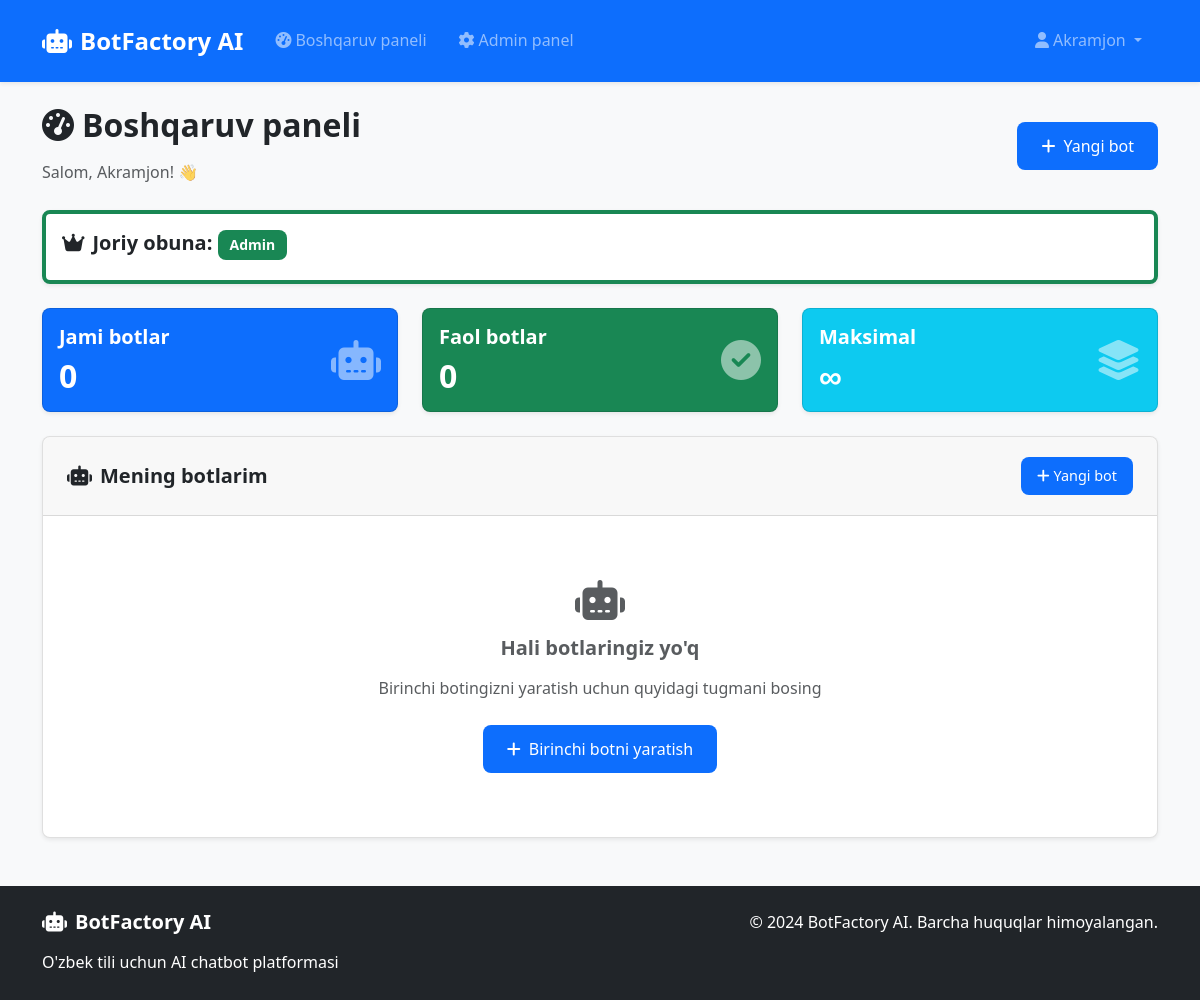
Page /dashboard (signed in) on the earlier database version.
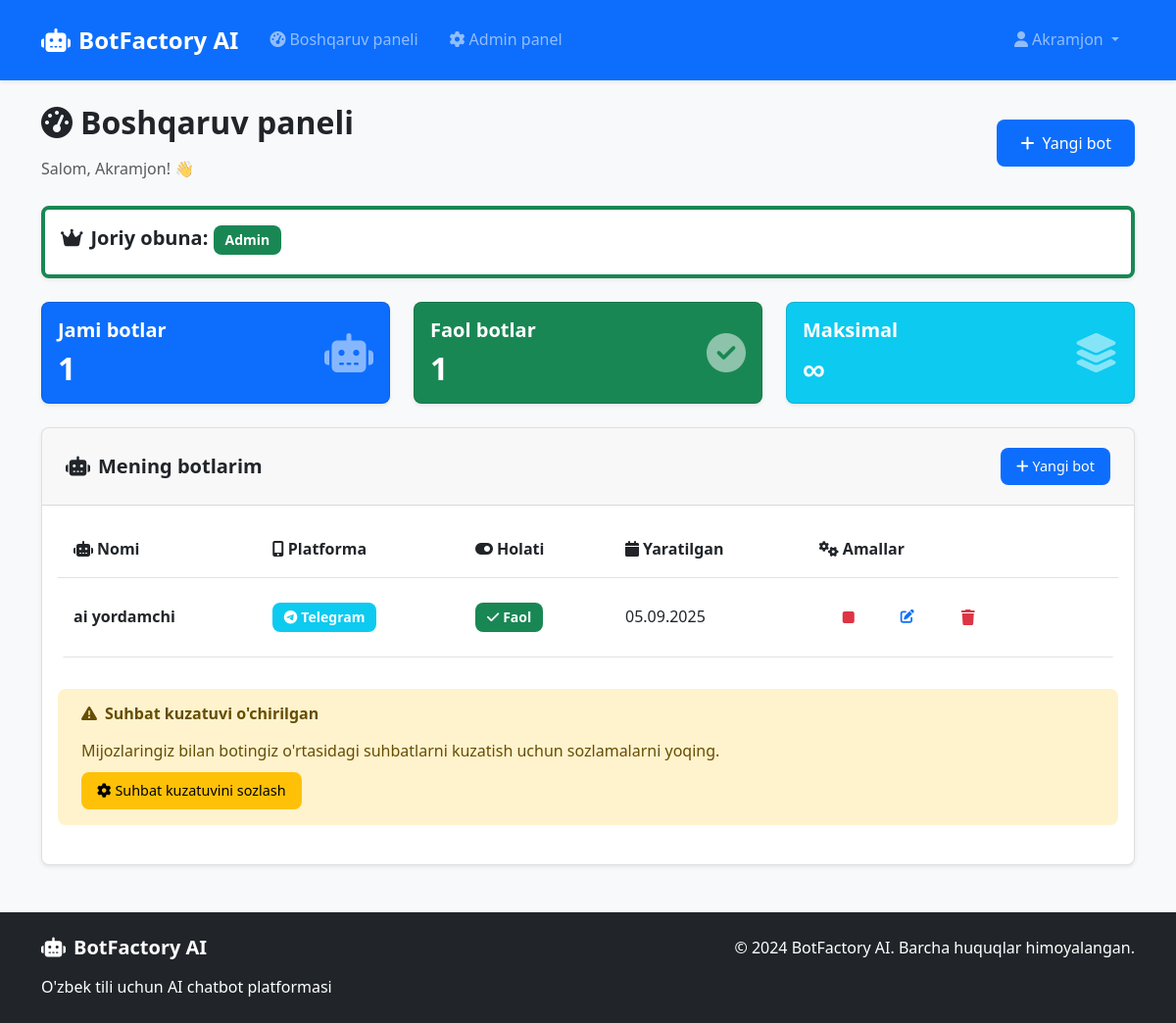
Same page on the later database version.
### models.py (models this page shows, shortened)
class Bot(db.Model):
    id = db.Column(db.Integer, primary_key=True)
    user_id = db.Column(db.Integer, db.ForeignKey('user.id'), nullable=False)
    name = db.Column(db.String(100), nullable=False)
    platform = db.Column(db.String(20), default='Telegram')  # Telegram/Instagram/WhatsApp
    telegram_token = db.Column(db.String(500))
    telegram_username = db.Column(db.String(100))
    instagram_token = db.Column(db.String(500))
    whatsapp_token = db.Column(db.String(500))
    whatsapp_phone_id = db.Column(db.String(100))
    daily_messages = db.Column(db.Integer, default=0)
    weekly_messages = db.Column(db.Integer, default=0)
    last_updated = db.Column(db.DateTime, default=datetime.utcnow)
    is_active = db.Column(db.Boolean, default=True)
    created_at = db.Column(db.DateTime, default=datetime.utcnow)
    knowledge_base = db.relationship('KnowledgeBase', backref='bot', lazy=True, cascade='all, delete-orphan')

### routes.py (the view)
@main_bp.route('/dashboard')
@login_required
def dashboard():
    bots = Bot.query.filter_by(user_id=current_user.id).all()
    bot_count = len(bots)
    subscription_info = {
        'type': current_user.subscription_type,
        'end_date': current_user.subscription_end_date,
        'active': current_user.subscription_active(),
        'can_create': current_user.can_create_bot()
    }
    return render_template('dashboard.html', bots=bots, bot_count=bot_count,
                         subscription_info=subscription_info)

### app.py (called while the page is built)
@app.after_request
def after_request(response):
    if app.config.get('DEVELOPMENT', False):
        response.headers["Cache-Control"] = "no-cache, no-store, must-revalidate"
        response.headers["Pragma"] = "no-cache"
        response.headers["Expires"] = "0"
    else:
        if request.endpoint and 'static' in request.endpoint:
            response.headers["Cache-Control"] = "public, max-age=31536000"  # 1 year
        else:
            response.headers["Cache-Control"] = "no-cache, no-store, must-revalidate"
    return response

@login_manager.user_loader
def load_user(user_id):
    from models import User
    return User.query.get(int(user_id))

### models.py (called while the page is built, shortened)
    @property
    def is_active(self):
        return self._is_active

    def can_create_bot(self) -> bool:
        if self.subscription_type == 'admin':
            return True

### templates/dashboard.html (shortened to what the changed rows need)
{% extends "base.html" %}
{% block content %}
<div class="row mb-4">
    <div class="col-12">
        <div class="d-flex justify-content-between align-items-center">
            <div>
                <h2><i class="fas fa-tachometer-alt me-2"></i>Boshqaruv paneli</h2>
            </div>
        </div>
    </div>
</div>
<div class="row mb-4">
    <div class="col-md-4">
        <div class="card bg-primary text-white">
            <div class="card-body">
                <div class="d-flex align-items-center">
                    <div class="flex-grow-1">
                        <h5 class="card-title">Jami botlar</h5>
                        <h2 class="mb-0">{{ bot_count }}</h2>
                    </div>
                </div>
            </div>
        </div>
    </div>
    <div class="col-md-4">
        <div class="card bg-success text-white">
            <div class="card-body">
                <div class="d-flex align-items-center">
                    <div class="flex-grow-1">
                        <h5 class="card-title">Faol botlar</h5>
                        <h2 class="mb-0">{{ bots|selectattr('is_active')|list|length }}</h2>
                    </div>
                </div>
            </div>
        </div>
    </div>
    <div class="col-md-4">
        <div class="card bg-info text-white">
            <div class="card-body">
                <div class="d-flex align-items-center">
                    <div class="flex-grow-1">
                        <h2 class="mb-0">
                            {% if subscription_info.type == 'free' %}1
                            {% elif subscription_info.type == 'basic' %}1
                            {% elif subscription_info.type == 'premium' %}5
                            {% else %}∞{% endif %}
                        </h2>
                    </div>
                </div>
            </div>
        </div>
    </div>
</div>
<div class="row">
    <div class="col-12">
        <div class="card">
            <div class="card-body">
                {% if bots %}
                <div class="table-responsive">
                    <table class="table table-hover">
                        <thead>
                            <tr>
                                <th><i class="fas fa-robot me-1"></i>Nomi</th>
                                <th><i class="fas fa-mobile-alt me-1"></i>Platforma</th>
                                <th><i class="fas fa-toggle-on me-1"></i>Holati</th>
                                <th><i class="fas fa-calendar me-1"></i>Yaratilgan</th>
                                <th><i class="fas fa-cogs me-1"></i>Amallar</th>
                            </tr>
                        </thead>
                        <tbody>
                            {% for bot in bots %}
                            <tr>
                                <td>
                                    <strong>{{ bot.name }}</strong>
                                </td>
                                <td>
                                    {% if bot.platform == 'Telegram' %}
                                    <span class="badge bg-info">
                                        <i class="fab fa-telegram me-1"></i>Telegram
                                    </span>
                                    {% elif bot.platform == 'Instagram' %}
                                    <span class="badge bg-danger">
                                        <i class="fab fa-instagram me-1"></i>Instagram
                                    </span>
                                    {% elif bot.platform == 'WhatsApp' %}
                                    <span class="badge bg-success">
                                        <i class="fab fa-whatsapp me-1"></i>WhatsApp
                                    </span>
                                    {% endif %}
                                </td>
                                <td>
                                    {% if bot.is_active %}
                                    <span class="badge bg-success">
                                        <i class="fas fa-check me-1"></i>Faol
                                    </span>
                                    {% else %}
                                    <span class="badge bg-secondary">
                                        <i class="fas fa-pause me-1"></i>To'xtatilgan
                                    </span>
                                    {% endif %}
                                </td>
                                <td>{{ bot.created_at.strftime('%d.%m.%Y') }}</td>
                                <td>
                                    <div class="btn-group btn-group-sm">
                                        {% if bot.is_active %}
                                        <form method="POST" action="{{ url_for('main.stop_bot', bot_id=bot.id) }}" class="d-inline">
                                            <button type="submit" class="btn btn-outline-danger" title="To'xtatish">
                                                <i class="fas fa-stop"></i>
                                            </button>
                                        </form>
                                        {% else %}
                                        <form method="POST" action="{{ url_for('main.start_bot', bot_id=bot.id) }}" class="d-inline">
                                            <button type="submit" class="btn btn-outline-success" title="Ishga tushirish">
                                                <i class="fas fa-play"></i>
                                            </button>
                                        </form>
                                        {% endif %}
                                        <a href="{{ url_for('main.edit_bot', bot_id=bot.id) }}"
                                           class="btn btn-outline-primary" title="Tahrirlash">
                                            <i class="fas fa-edit"></i>
                                        </a>
                                        <form method="POST" action="{{ url_for('main.delete_bot', bot_id=bot.id) }}"
                                              class="d-inline" onsubmit="return confirm('Bu botni o\'chirishni xohlaysizmi?')">
                                            <button type="submit" class="btn btn-outline-danger" title="O'chirish">
                                                <i class="fas fa-trash"></i>
                                            </button>
                                        </form>
                                    </div>
                                </td>
                            </tr>
                            {% endfor %}
                        </tbody>
                    </table>
                </div>
                {% if current_user.notifications_enabled and (current_user.admin_chat_id or current_user.notification_channel) %}
                <div class="alert alert-success mt-3">
                    <h6 class="alert-heading">
                        <i class="fas fa-eye me-2"></i>Suhbat kuzatuvi faol
                    </h6>
                    <div class="row">
                        {% if current_user.admin_chat_id %}
                        <div class="col-md-6">
                            <div class="d-flex align-items-center mb-1">
                                <i class="fas fa-user-shield me-2"></i>
                                <span class="small">
                                    <strong>Admin Chat ID:</strong> {{ current_user.admin_chat_id }}
                                </span>
                            </div>
                        </div>
                        {% endif %}
                        {% if current_user.notification_channel %}
                        <div class="col-md-6">
                            <div class="d-flex align-items-center mb-1">
                                <i class="fas fa-bullhorn me-2"></i>
                                <span class="small">
                                    <strong>Kanal:</strong> {{ current_user.notification_channel }}
                                </span>
                            </div>
                        </div>
                        {% endif %}
                    </div>
                    <hr class="my-2">
                    <div class="mb-0 small">
                        <i class="fas fa-check-circle me-1"></i>
                        Barcha bot suhbatlari sizning Telegram chatiga real vaqtda yuboriladi!
                    </div>
                </div>
                {% else %}
                <div class="alert alert-warning mt-3">
                    <h6 class="alert-heading">
                        <i class="fas fa-exclamation-triangle me-2"></i>Suhbat kuzatuvi o'chirilgan
                    </h6>
                    <p class="mb-2">Mijozlaringiz bilan botingiz o'rtasidagi suhbatlarni kuzatish uchun sozlamalarni yoqing.</p>
                    {% if bots %}
                    <a href="{{ url_for('main.edit_bot', bot_id=bots[0].id) }}" class="btn btn-warning btn-sm">
                        <i class="fas fa-cog me-1"></i>Suhbat kuzatuvini sozlash
                    </a>
                    {% endif %}
                </div>
                {% endif %}
                {% else %}
                <div class="text-center py-5">
                    <i class="fas fa-robot fs-1 text-muted mb-3"></i>
                    <h5 class="text-muted">Hali botlaringiz yo'q</h5>
                    <p class="text-muted mb-4">Birinchi botingizni yaratish uchun quyidagi tugmani bosing</p>
                    {% if subscription_info.can_create %}
                    <a href="{{ url_for('main.create_bot') }}" class="btn btn-primary">
                        <i class="fas fa-plus me-2"></i>Birinchi botni yaratish
                    </a>
                    {% endif %}
                </div>
                {% endif %}
            </div>
        </div>
    </div>
</div>
{% endblock %}

Differences in the rows shown:
added Bot: name "ai yordamchi", platform "Telegram" (drawn), is_active True (drawn), created_at "05.09.2025"
Other differences:
{{ bot_count }}: "0" → "1"
{{ bots|selectattr('is_active')|list|length }}: "0" → "1"
text no longer shown: "Hali botlaringiz yo'q Birinchi botingizni yaratish uchun quyidagi tugmani bosing Birinchi botni yaratish"
text now shown: "Nomi Platforma Holati Yaratilgan Amallar Suhbat kuzatuvi o'chirilgan Mijozlaringiz bilan botingiz o'rtasidagi suhbatlarni kuzatish uchun sozlamalarni yoqing. Suhbat kuzatuvini sozlash"
